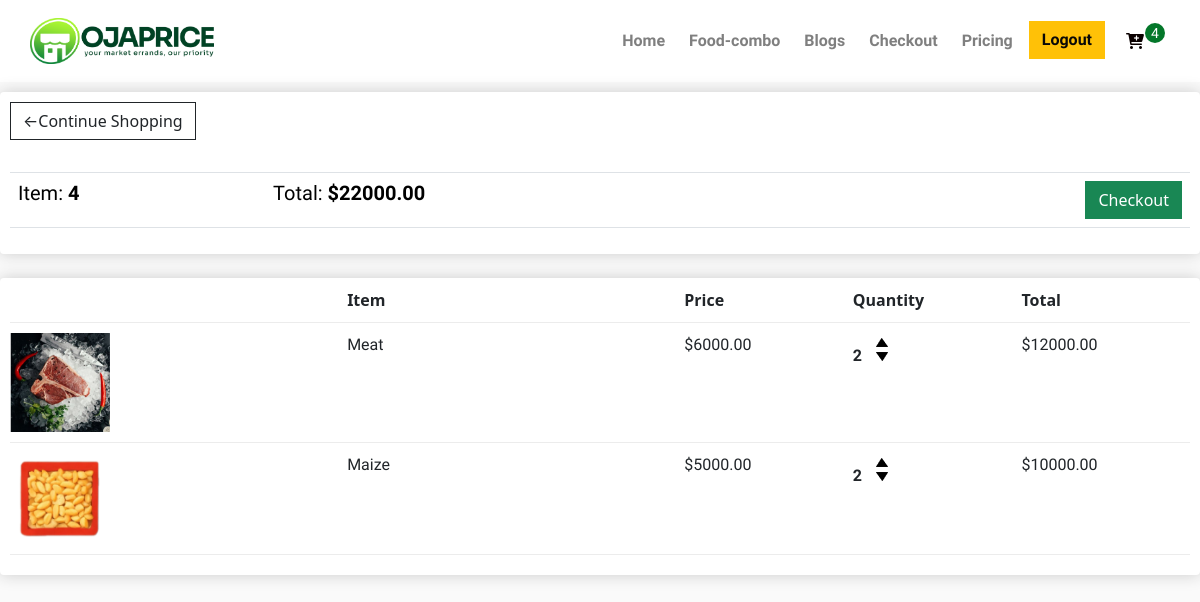
The page /cart/ (signed in) on the database its author committed.
### store/models.py (models this page shows, shortened)
class Order(models.Model):
    customer = models.ForeignKey(
        Customer, on_delete=models.SET_NULL, null=True, blank=True
    )
    date_ordered = models.DateTimeField(auto_now_add=True)
    complete = models.BooleanField(default=False, null=True, blank=True)
    transaction_id = models.CharField(max_length=100, null=True)
    @property
    def get_cart_total(self):
        orderitems = self.orderitem_set.all()
        total = sum([item.get_total for item in orderitems])
        return total
    @property
    def get_cart_items(self):
        orderitems = self.orderitem_set.all()
        total = sum([item.quantity for item in orderitems])
        return total

class OrderItem(models.Model):
    product = models.ForeignKey(Product, on_delete=models.SET_NULL, null=True)
    order = models.ForeignKey(Order, on_delete=models.SET_NULL, null=True)
    quantity = models.IntegerField(default=0, null=True, blank=True)
    date_added = models.DateTimeField(auto_now_add=True)
    @property
    def get_total(self):
        total = self.quantity * self.product.price
        return total

class Product(models.Model):
    category = models.ForeignKey(Category, on_delete=models.PROTECT, related_name="products", blank=True, null=True)
    name = models.CharField(max_length=200)
    slug = models.SlugField(max_length=256, blank=True, null=True, unique=True)
    description = models.TextField(blank=True, null=True)
    price = models.DecimalField(max_digits=8, decimal_places=2)
    deleted_price = models.DecimalField(max_digits=10, decimal_places=2, null=True, blank=True)
    digital = models.BooleanField(default=False, null=True, blank=True)
    image = models.ImageField(null=True, blank=True, upload_to="store")
    created_at = models.DateTimeField(auto_now_add=True)
    updated_at = models.DateTimeField(auto_now=True)
    @property
    def imageURL(self):
        try:
            url = self.image.url
        except:
            url = ""
        return url

### store/views.py (the view)
# urls.py: path("cart/", views.cart, name="cart"),
def cart(request):
    data = cartData(request)
    cartItems = data["cartItems"]
    cartItems = data["cartItems"]
    items = data["items"]
    order = data["order"]
    context = {"items": items, "order": order, "cartItems": cartItems}
    return render(request, "store/cart.html", context)

### store/utils.py (called while the page is built)
def cartData(request):
    if request.user.is_authenticated:
        customer, created = Customer.objects.get_or_create(user=request.user)
        order, created = Order.objects.get_or_create(customer=customer, complete=False)
        items = order.orderitem_set.all()
        cartItems = order.get_cart_items
    else:  # unauthenticated
        cookieData = cookiesCart(request)
        cartItems = cookieData['cartItems']
        items = cookieData['items']
        order = cookieData['order']
    return {'items': items, 'order': order, 'cartItems': cartItems}

### users/models.py (called while the page is built)
    def __str__(self):
        return self.email

### templates/store/cart.html
{% extends "assets/base.html" %}
{% load static %}
{% block content %}
<div class="row">
  <div class="col-lg-12">
    <div class="box-element">
      <a class="btn btn-outline-dark" href="{% url 'index' %}"
        >&#8592;Continue Shopping</a
      >
      <table class="table" style="margin-top: 2rem">
        <tr>
          <th>
            <h5>Item: <strong>{{order.get_cart_items}}</strong></h5>
          </th>
          <th>
            <h5>Total: <strong>${{order.get_cart_total}}</strong></h5>
          </th>
          <th>
            <a class="btn btn-success checkout-box" href="{% url 'checkout' %}" >Checkout</a>
          </th>
        </tr>
      </table>
    </div>
    <br />
    <div class="box-element">
      <div class="cart-row">
        <div style="flex: 2"></div>
        <div style="flex: 2"><strong>Item</strong></div>
        <div style="flex: 1"><strong>Price</strong></div>
        <div style="flex: 1"><strong>Quantity</strong></div>
        <div style="flex: 1"><strong>Total</strong></div>
      </div>
      {% for item in items %}
      <div class="cart-row">
        <div style="flex: 2">
          <img class="row-image" src="{{item.product.imageURL}}" />
        </div>
        <div style="flex: 2"><p>{{item.product.name}}</p></div>
        <div style="flex: 1"><p>${{item.product.price|floatformat:2}}</p></div>
        <div style="flex: 1">
          <p class="quantity">{{item.quantity}}</p>
          <div class="quantity">
            <img data-product="{{item.product.id}}" data-action="add" class="chg-quantity update-cart" src="{% static  'images/arrow-up.png' %}"
            />
            <img data-product="{{item.product.id}}" data-action="remove" class="chg-quantity update-cart" src="{% static  'images/arrow-down.png' %}"
            />
          </div>
        </div>
        <div style="flex: 1"><p>${{item.get_total|floatformat:2}}</p></div>
      </div>
      {% endfor %}
    </div>
  </div>
</div>
{% endblock %}

### static/css/main.css (style rules this page uses)
body { background-color: hsl(0, 0%, 98%); }
h1,h2,h3,h4,h5,h6,p { font-family: 'mulish'; }
.box-element { box-shadow:hsl(0, 0%, 80%) 0 0 16px; background-color: #fff; border-radius: 4px; padding: 10px; }
.col-lg-4, .col-lg-6, .col-lg-8, .col-lg-12 { margin-top: 10px; }
.btn { border-radius: 0; }
.row-image { width: 100px; }
.cart-row { display: flex; align-items: flex-stretch; padding-bottom: 10px; margin-bottom: 10px; border-bottom: 1px solid #ececec; }
.quantity { display: inline-block; font-weight: 700; padding-right:10px; }
.chg-quantity { width: 12px; cursor: pointer; display: block; margin-top: 5px; transition:.1s; }
.checkout-box { float: right; }

### rows shown on the page
Order: get_cart_items "4", get_cart_total "22000.00"
OrderItem: product.imageURL (picture), product.name "Meat", product.price "6000.00", quantity "2", get_total "12000.00"
OrderItem: product.imageURL (picture), product.name "Maize", product.price "5000.00", quantity "2", get_total "10000.00"

### other values the page prints
{{ cartItems }} "4"
